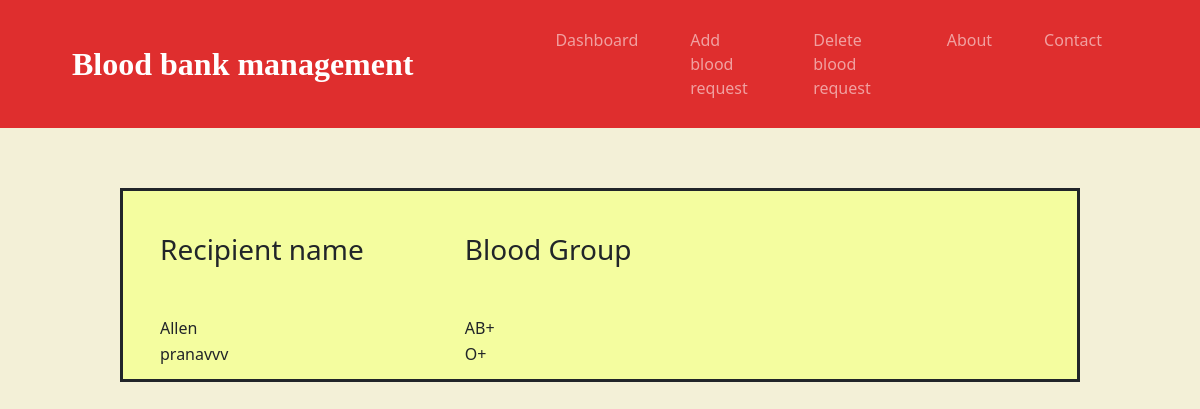
Screenshot of /admin/view_blood_request.php with the database file from the repository.
### tables this page shows
CREATE TABLE `blood_request` (
  `id` int(5) NOT NULL,
  `reci_name` varchar(10) NOT NULL,
  `reci_bgrp` varchar(5) NOT NULL,
  `reci_id` int(5) NOT NULL
);

### admin/view_blood_request.php (the view, shortened to what this page needs)
<?php
require('config.php');
$sql = "select * from blood_request;";
$result = mysqli_query($con, $sql);
$insert = true;
?>
<!DOCTYPE html>
<html lang="en">
<head>
	<link href="https://cdn.jsdelivr.net/npm/bootstrap@5.0.2/dist/css/bootstrap.min.css" rel="stylesheet">
	<link rel="stylesheet" href="/css/view_blood_request.css">
</head>
<body>
	<div class="container-fluid">
		<nav class="navbar navbar-expand-lg navbar-dark">
			<a class="navbar-brand" href="">Blood bank management</a>
			<div class="collapse navbar-collapse nav_elements" id="navbarTogglerDemo02">
				<ul class="navbar-nav mx-auto">
					<li class="nav-item">
						<a class="nav-link" href="admindashboard.php">Dashboard</a>
					</li>
					<li class="nav-item">
						<a class="nav-link" href="request_blood.php">Add blood request</a>
					</li>
					<li class="nav-item">
						<a class="nav-link" href="delete_blood_request.php">Delete blood request</a>
					</li>
					<li class="nav-item">
						<a class="nav-link" href="#aboutus">About</a>
					</li>
					<li class="nav-item">
						<a class="nav-link" href="#">Contact</a>
					</li>
				</ul>
			</div>
		</nav>
	</div>
	<div class="middle">
		<table>
			<thead>
				<tr>
					<th class="table_head1">
						<h3>Recipient name</h3>
					</th>
					<th class="table_head2">
						<h3>Blood Group</h3>
					</th>
				</tr>
			</thead>
			<?php
			if ($insert == true) {
				while ($row = mysqli_fetch_array($result)) {
					echo "<tr class='table_content'>";
					echo "<td>" . $row['reci_name'] . "</td>";
					echo "<td>" . $row['reci_bgrp'] . "</td>";
					echo "</tr>";
				}
			}
			?>
		</table>
	</div>
</body>
</html>

### css/view_blood_request.css (style rules this page uses)
body { background-color: #F3F0D7; }
.container-fluid { padding: 1% 6%; background-color: #DF2E2E; }
.navbar-brand { font-family: "Ubuntu"; font-size: 2.0rem; font-weight: bold; }
.nav-item { padding: 0 18px; }
.nav_elements { padding-left: 35%; padding-left: 100px; }
.middle { background-color: rgb(244, 253, 159); margin: 5% 10%; padding: 1% 3%; text-align: center; border-style: solid; }
.table_head1 { padding-right: 100px; padding-bottom: 40px; padding-top: 30px; }
.table_head2 { padding-right: 200px; padding-bottom: 40px; padding-top: 30px; }
.table_content { padding-left: 0; padding-right: 500px; }

### rows the page displays
blood_request: reci_name "Allen", reci_bgrp "AB+"
blood_request: reci_name "pranavvv", reci_bgrp "O+"
